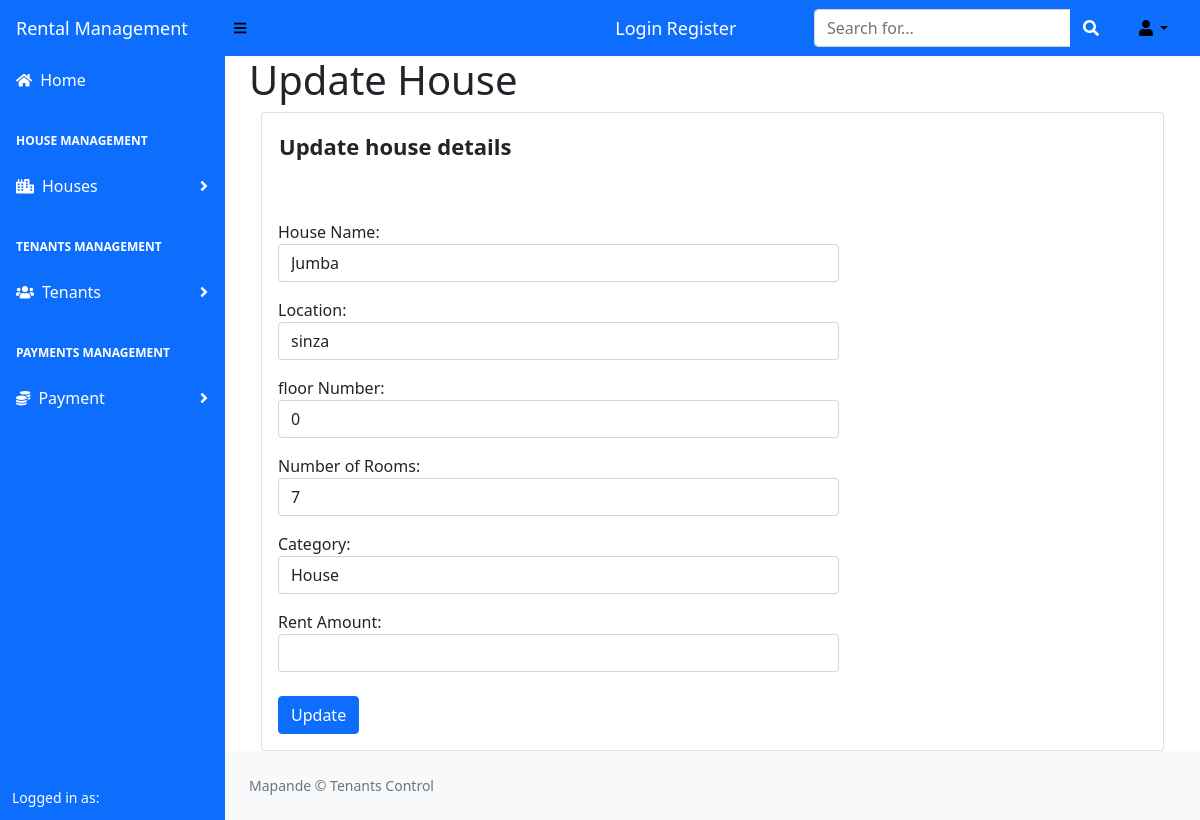
/updatehouse/1, run on an earlier commit of the app's database.
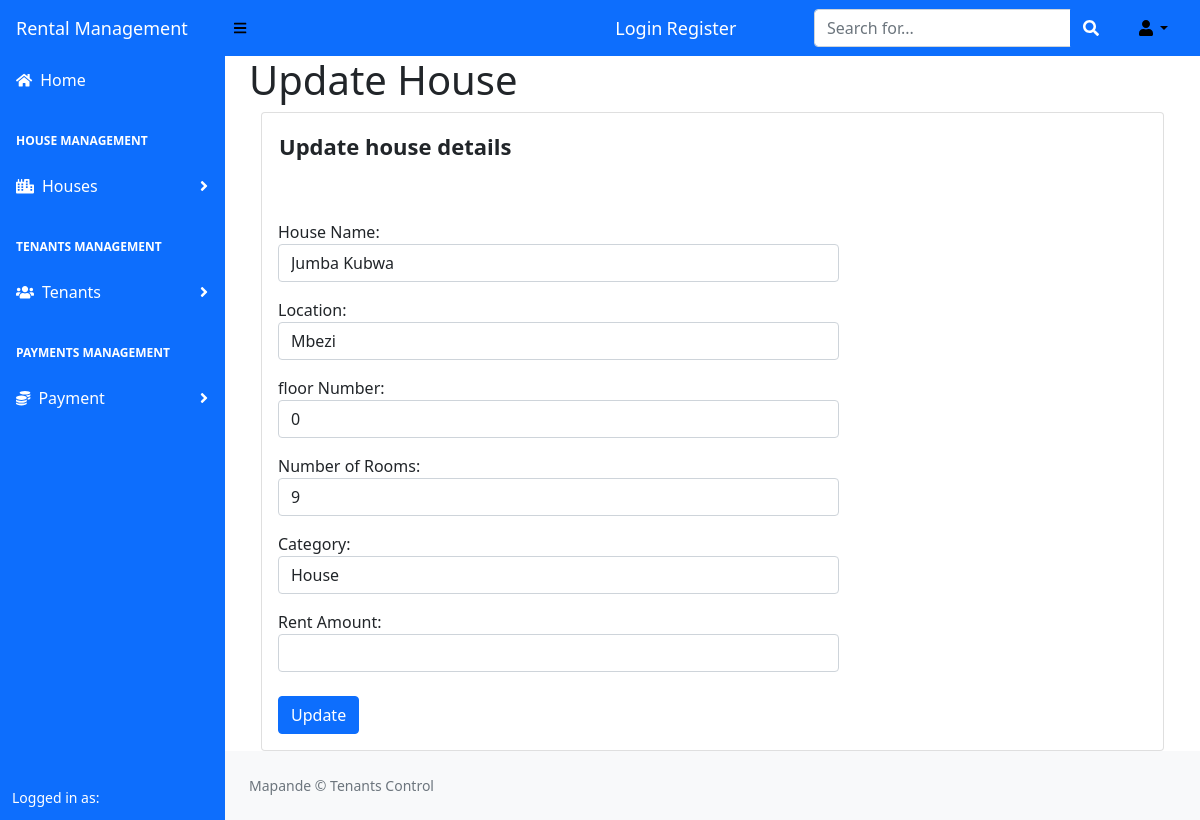
And on a later commit of the database.
### renting/models.py (models this page shows)
class HouseProperty(db.Model):
    __tablename__ = 'house_property'
    id = db.Column(db.Integer(), autoincrement=True, primary_key = True)
    house_name = db.Column(db.String(length = 50), nullable = False)
    house_location = db.Column(db.String())
    floor_number = db.Column(db.Integer())
    number_of_room = db.Column(db.Integer())
    category = db.Column(db.String(length=30))

### renting/routes.py (the view, shortened to what this page needs)
@app.route('/updatehouse/<int:id>', methods = ['GET','POST'])
def update_house_page(id):
    form = HouseForm()
    house_to_update = HouseProperty.query.get_or_404(id)
    return render_template('updatehouse.html', form = form, house_to_update = house_to_update)

### renting/forms.py
class HouseForm(FlaskForm):
    house_name = StringField(label="House Name", validators=[Length(max=30), DataRequired()])
    house_location = StringField(label="House Location", validators=[Length(max=30), DataRequired()])
    number_of_room = StringField(label="Number of rooms", validators=[DataRequired()])
    floor_number = StringField(label="Floor number", validators=[DataRequired()])
    category = SelectField("Category", choices=[('Select Category'),('Flat'),('House'),('Appartmant')])
    submit = SubmitField(label='Update')

### renting/templates/updatehouse.html (shortened to what this page needs)
{% extends 'base.html' %}
{% block content %}
<div class="content-wrapper">
    <div class="content-heading"><h1>Update House</h1></div>
    <div class="container-fluid">
       <div class="card card-default d-lg-block">
          <div class="row">
             <div class="col col-xs-12 col-sm-8 col-md-8 col-lg-8">
                <div class="card-title text-left alert alert-default"><b style="font-size:22px;">Update house details</b></div>
                <div class="card-body">
                   <form class="form-updatehouse" method="POST" action="/updatehouse/{{house_to_update.id}}">
                      <fieldset>
                        House Name:
                       <input type="text" name="house_name" value="{{ house_to_update.house_name }}" class="form-control">
                       Location:
                       <input type="text" name="house_location" value="{{ house_to_update.house_location }}" class="form-control">
                       floor Number:
                       <input type="text" name="floor_number" value="{{ house_to_update.floor_number }}" class="form-control">
                       Number of Rooms:
                       <input type="text" name="number_of_room" value="{{ house_to_update.number_of_room }}" class="form-control">
                       Category:
                       <input type="text" name="category" value="{{ house_to_update.category }}" class="form-control">
                       Rent Amount:
                       <input type="text" name="rent_amount" value="{{ house_to_update.rent_amount }}" class="form-control">
                    </fieldset>
                      <br>
                      <input class="btn btn-primary" id="submit" name="submit" type="submit" value="Update">
                   </form>
                </div>
             </div>
          </div>
       </div>
    </div>
 </div>
 {% endblock %}

What changed in the data, as far as the page shows it:
changed HouseProperty "House": house_name "Jumba" → "Jumba Kubwa"; house_location "sinza" → "Mbezi"; number_of_room "7" → "9"
